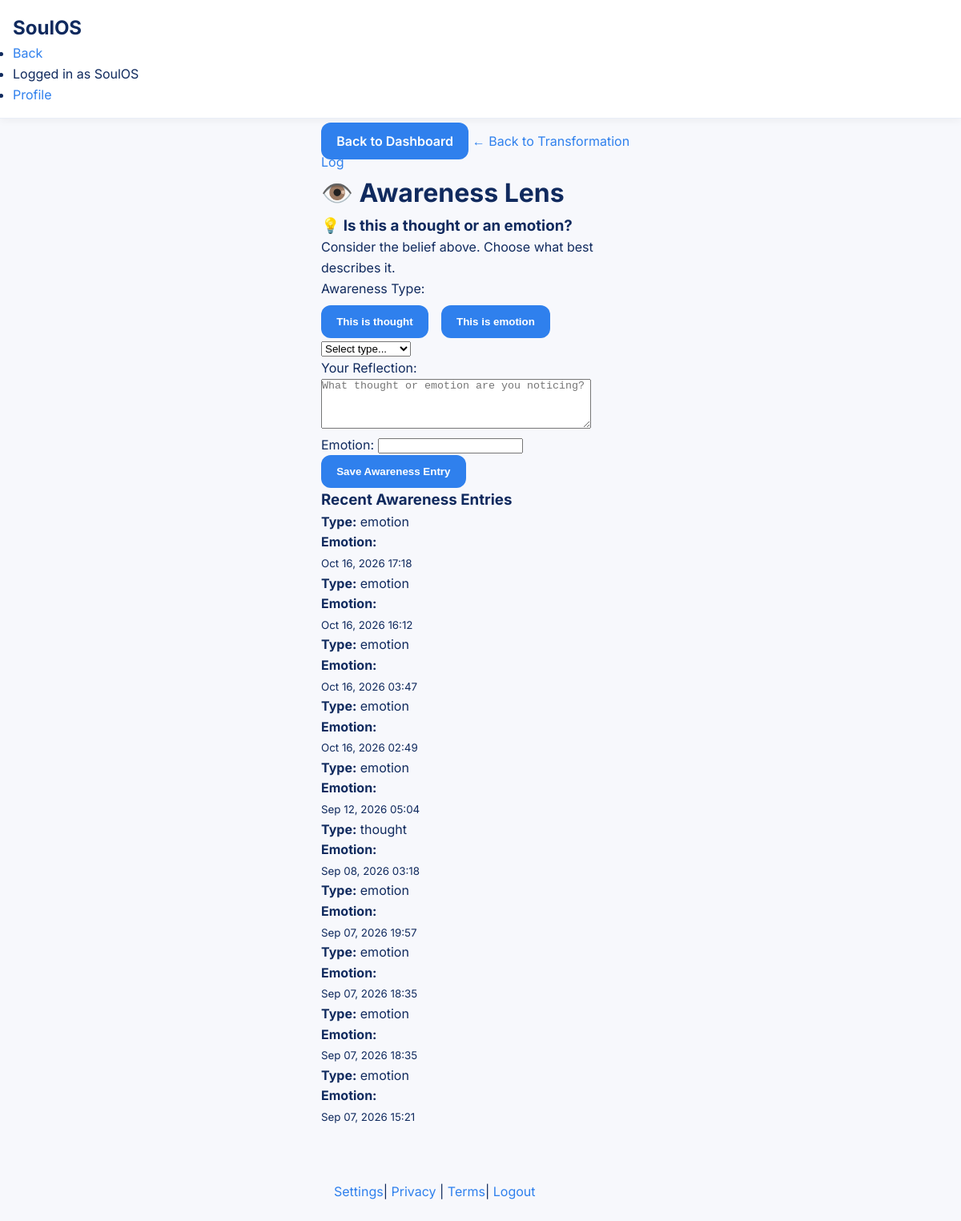
The page /core-healing-path/stage/awareness-lens/ (signed in) on the database its author committed.
### Core_healing_path/models.py (models this page shows, shortened)
class HealingLog(models.Model):
    user = models.ForeignKey(
        User, on_delete=models.CASCADE, related_name="healing_logs"
    )
    stage = models.CharField(max_length=50, choices=STAGE_CHOICES)
    entry = models.TextField()
    intensity = models.PositiveSmallIntegerField(default=5)
    trigger = models.CharField(max_length=100, blank=True)
    emotion = models.CharField(max_length=100, blank=True)
    limiting_belief = models.CharField(max_length=255, blank=True)
    custom_affirmation = models.CharField(max_length=255, blank=True)
    reframe = models.CharField(max_length=255, blank=True)
    coping_strategy = models.CharField(max_length=100, blank=True)
    ritual = models.CharField(max_length=100, blank=True)
    gratitude_notes = models.TextField(blank=True)
    insight_type = models.CharField(max_length=100, blank=True)
    clarity_notes = models.TextField(blank=True)
    awareness_type = models.CharField(max_length=20, blank=True)
    parent_log = models.ForeignKey(
        "self",
        on_delete=models.SET_NULL,
        null=True,
        blank=True,
        related_name="awareness_entries",
    )
    created_at = models.DateTimeField(default=timezone.now)
    class Meta:
        ordering = ["-created_at"]

### Core_healing_path/views.py (the view)
@login_required
def stage_view(request, stage_key):
    stage_name = dict(STAGE_CHOICES).get(stage_key, stage_key)
    if request.method == "POST":
        form_class = FORM_MAP.get(stage_key)
        if not form_class:
            return redirect("core_healing_path_dashboard")
        form = form_class(request.POST)
        if form.is_valid():
            log = form.save(commit=False)
            log.user = request.user
            log.stage = stage_key
            if stage_key == "awareness_lens":
                log.parent_log_id = request.POST.get("parent_log")
            log.save()
            profile = get_or_create_profile(request.user)
            if stage_key == "tension_observer":
                journey = TransformationJourney.objects.create(
                    user=request.user,
                    tension_log=log,
                    current_stage=stage_key,
                    status="active",
                )
                JourneyStage.objects.create(journey=journey, stage=stage_key, log=log)
                advance_journey(journey, log)
                next_stage = get_next_stage(stage_key)
                if next_stage:
                    return redirect(
                        reverse(STAGE_URL_MAP[next_stage]) + f"?tension_log_id={log.id}"
                    )
                return redirect("core_healing_path_dashboard")
            else:
                active_journey = get_active_journey(request.user)
                if active_journey and active_journey.current_stage == stage_key:
                    advance_journey(active_journey, log)
                    if stage_key == "clarity_flow":
                        active_journey.status = "completed"
                        active_journey.completed_at = timezone.now()
                        active_journey.save()
                next_stage = get_next_stage(stage_key)
                if next_stage:
                    return redirect(reverse(STAGE_URL_MAP[next_stage]))
                return redirect("core_healing_path_dashboard")
    else:
        form_class = FORM_MAP.get(stage_key, TensionObserverForm)
        form = form_class(initial={"stage": stage_key})
    logs = HealingLog.objects.filter(user=request.user, stage=stage_key)[:20]
    suggestion = ""
    if stage_key == "thought_analyzer" and logs:
        suggestion = get_stage_suggestion(logs[0])
    tension_log = None
    if stage_key == "awareness_lens":
        tension_log_id = request.GET.get("tension_log_id")
        if tension_log_id:
            tension_log = HealingLog.objects.filter(
                id=tension_log_id, user=request.user, stage="tension_observer"
            ).first()
    context = {
        "stage_key": stage_key,
        "stage_name": stage_name,
        "healing_prompt": HEALING_PROMPTS.get(stage_key, ""),
        "form": form,
        "logs": logs,
        "suggestion": suggestion,
        "stage_choices": STAGE_CHOICES,
        "current_stage_index": TRANSFORMATION_ORDER.index(stage_key),
        "total_stages": len(TRANSFORMATION_ORDER),
        "next_stage_url": STAGE_URL_MAP.get(get_next_stage(stage_key))
        if get_next_stage(stage_key)
        else None,
        "tension_log": tension_log,
    }
    return render(request, f"core_healing_path/stage_{stage_key}.html", context)

### Core_healing_path/forms.py
class AwarenessLensForm(forms.ModelForm):
    emotion = forms.CharField(
        label="Emotion",
        max_length=100,
        required=False,
        widget=EditableSelect(choices=EMOTION_CHOICES, attrs={"class": "form-control"}),
    )
    awareness_type = forms.ChoiceField(
        label="Awareness Type",
        choices=[
            ("", "Select type..."),
            ("thought", "This is thought"),
            ("emotion", "This is emotion"),
        ],
        required=True,
        widget=forms.Select(attrs={"class": "form-control"}),
    )
    class Meta:
        model = HealingLog
        fields = ["stage", "entry", "emotion", "awareness_type"]
        widgets = {
            "stage": forms.HiddenInput(),
            "entry": forms.Textarea(
                attrs={
                    "class": "form-control",
                    "rows": 4,
                    "placeholder": "What thought or emotion are you noticing?",
                }
            ),
        }

### Core_healing_path/forms.py (called while the page is built)
    def render(self, name, value, attrs=None, renderer=None):
        final_attrs = self.build_attrs(attrs, extra_attrs={"type": self.input_type})
        final_attrs["list"] = f"datalist_{name}"
        input_html = super().render(name, value, final_attrs, renderer)
        options_html = "".join(
            f'<option value="{v}">{l}</option>' for v, l in self.choices if v
        )
        return mark_safe(
            f'{input_html}<datalist id="datalist_{name}">{options_html}</datalist>'
        )

### Core_healing_path/views.py (called while the page is built)
def get_next_stage(current_stage):
    try:
        idx = TRANSFORMATION_ORDER.index(current_stage)
        if idx < len(TRANSFORMATION_ORDER) - 1:
            return TRANSFORMATION_ORDER[idx + 1]
    except ValueError:
        pass
    return None

### templates/core_healing_path/stage_awareness_lens.html (shortened to what this page needs)
{% extends "base.html" %}
{% load static %}
{% block content %}
<a href="{% url 'core_healing_path:transformation_log' %}">← Back to Transformation Log</a>
<div class="card">
    <h1>👁️ Awareness Lens</h1>
</div>
<div class="card">
    <h3>💡 Is this a thought or an emotion?</h3>
    <p>Consider the belief above. Choose what best describes it.</p>
    <form method="post" action="{% url 'core_healing_path:log_awareness' %}">
        <div class="form-group">
            <label>Awareness Type:</label>
            <div style="display: flex; gap: 1rem; margin-top: 0.5rem;">
                <button type="button" class="btn btn-primary" onclick="selectAwarenessType('thought')">This is thought</button>
                <button type="button" class="btn btn-primary" onclick="selectAwarenessType('emotion')">This is emotion</button>
            </div>
            {{ form.awareness_type }}
        </div>
        <div class="form-group">
            <label for="id_entry">Your Reflection:</label>
            {{ form.entry }}
        </div>
        <div class="form-group">
            <label for="id_emotion">Emotion:</label>
            {{ form.emotion }}
        </div>
        <button type="submit" class="btn btn-primary">Save Awareness Entry</button>
    </form>
</div>
<div class="card">
    <h3>Recent Awareness Entries</h3>
    {% for log in logs %}
        <div class="form-group">
            <p><strong>Type:</strong> <span>{{ log.awareness_type }}</span></p>
            <p><strong>Emotion:</strong> </p>
            <small>{{ log.created_at|date:"M d, Y H:i" }}</small>
        </div>
    {% empty %}
        <p>No awareness entries yet.</p>
    {% endfor %}
</div>
{% endblock %}

### templates/base.html (shortened to what this page needs)
{% load static %}
<!DOCTYPE html>
<html lang="en">
<head>
    <link rel="stylesheet" href="{% static 'css/healing-styles.css' %}">
</head>
<body>
    <header>
        <nav class="navbar">
            <div class="navbar-container">
                <a href="{% if user.is_authenticated %}{% url 'dashboard_app:home' %}{% else %}{% url 'index' %}{% endif %}" class="navbar-brand">SoulOS</a>
                <ul class="navbar-nav">
                    {% if user.is_authenticated %}
                        <li><a href="{% url 'dashboard_app:home' %}">Back</a></li>
                        <li><span>Logged in as {{ user.username }}</span></li>
                        <li><a href="{% url 'profile_app:dashboard' %}">Profile</a></li>
                    {% endif %}
                </ul>
            </div>
        </nav>
    </header>
    <div class="container">
        {% if user.is_authenticated %}
            <a href="{% url 'dashboard_app:home' %}" class="btn back-btn">Back to Dashboard</a>
        {% endif %}
        {% block content %}{% endblock %}
    </div>
    <footer>
        <div class="container">
            {% if user.is_authenticated %}
                <a href="{% url 'settings_app:settings_dashboard' %}">Settings</a>|
                <a href="{% url 'legal:privacy' %}">Privacy</a> |
                <a href="{% url 'legal:terms' %}">Terms</a>|
                <a href="{% url 'logout' %}">Logout</a>
            {% endif %}
        </div>
    </footer>
</body>
</html>

### static/css/healing-styles.css (style rules this page uses)
:root { --bg-primary:#F7F8FC; --bg-secondary:#FFFFFF; --bg-card:#FFFFFF; --text-primary:#102A5E; --text-secondary:#6B7A99; --text-muted:#8A94A6; --accent:#2F80ED; --accent-hover:#233A57; --border:#E9EEF7; --shadow:rgba(0,0,0,.08); --radius:24px; --radius-sm:12px; }
* { margin:0; padding:0; box-sizing:border-box; }
body { background:var(--bg-primary); color:var(--text-primary); font-family:'Inter',sans-serif; line-height:1.6; min-height:100vh; }
.container { max-width:430px; margin:0 auto; padding:16px; }
a { color:var(--accent); text-decoration:none; }
.navbar { background:#fff; padding:16px; border-bottom:1px solid var(--border); box-shadow:0 2px 10px rgba(0,0,0,.05); }
.navbar-brand { font-size:1.5rem; font-weight:700; color:var(--text-primary); }
button, .btn { background:var(--accent); color:#fff; border:none; border-radius:12px; padding:.8rem 1.2rem; font-weight:600; cursor:pointer; }
footer { max-width:430px; margin:20px auto; padding:16px; }

### rows shown on the page
HealingLog: awareness_type "emotion", created_at "Oct 16, 2026 17:18"
HealingLog: awareness_type "emotion", created_at "Oct 16, 2026 16:12"
HealingLog: awareness_type "emotion", created_at "Oct 16, 2026 03:47"
HealingLog: awareness_type "emotion", created_at "Oct 16, 2026 02:49"
HealingLog: awareness_type "emotion", created_at "Sep 12, 2026 05:04"
HealingLog: awareness_type "thought", created_at "Sep 08, 2026 03:18"
HealingLog: awareness_type "emotion", created_at "Sep 07, 2026 19:57"
HealingLog: awareness_type "emotion", created_at "Sep 07, 2026 18:35"
HealingLog: awareness_type "emotion", created_at "Sep 07, 2026 18:35"
HealingLog: awareness_type "emotion", created_at "Sep 07, 2026 15:21"

### other values the page prints
{{ user.username }} "SoulOS"
